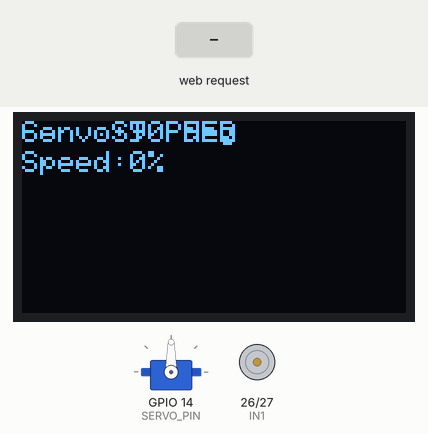
Bench run of a sketch on a simulated ESP32. On the bench: 128×64 one-colour display, servo, motor-driver pin pairs drawn as motors (green arrow = first pin HIGH = forward, orange = second pin HIGH = backward, longer = more drive, scaled by the enable pin). The test bench sets the inputs (shaded band). WiFi joins after 1.5 s; servers stay silent unless stated; what the sketch prints to the serial monitor is not drawn.

Above: at 10.6 s.
10.7 s: HTTP request GET /motorControl?signal=HIGH received
At 11.5 s:
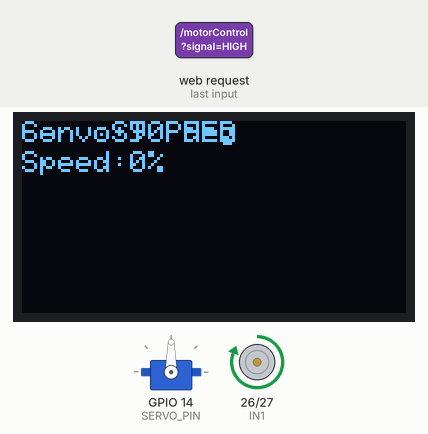
12.2 s: HTTP request GET /setServo?angle=HIGH received
At 15.11 s:
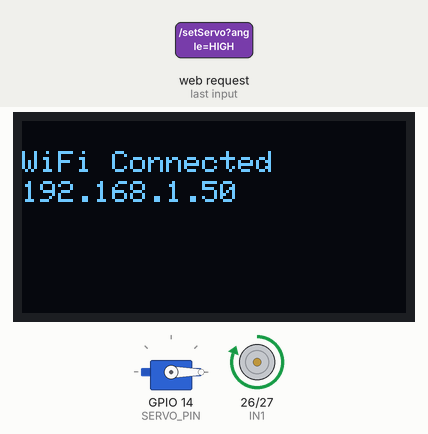
15.2 s: HTTP request GET /motorControl?signal=1 received
At 16.1 s:
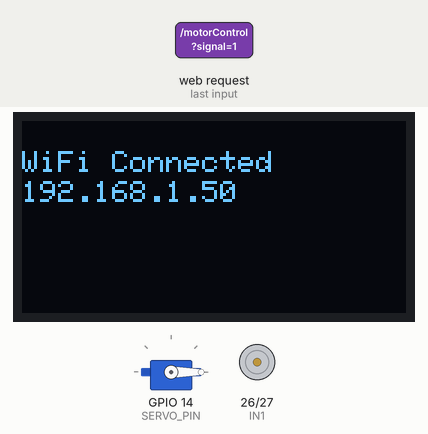
16.7 s: HTTP request GET /setServo?angle=120 received
At 17.3 s:
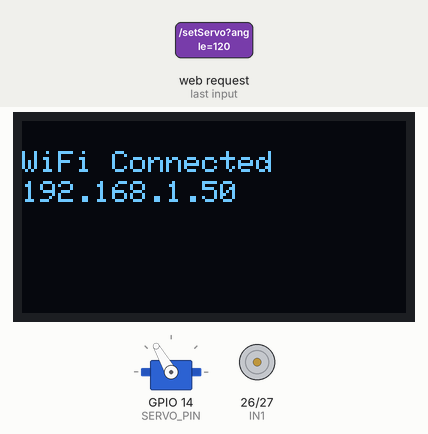
18.2 s: HTTP request GET /motorControl?signal=HIGH received
At 20.4 s:
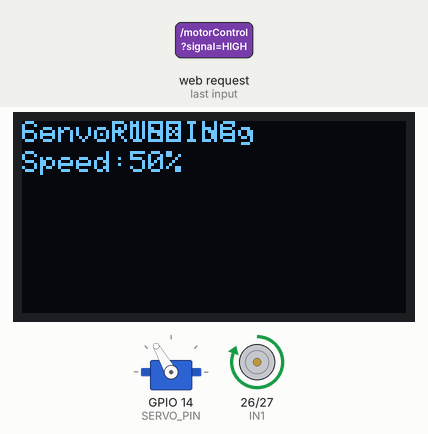
21.2 s: HTTP request GET /motorControl?signal=0 received
At 21.9 s:
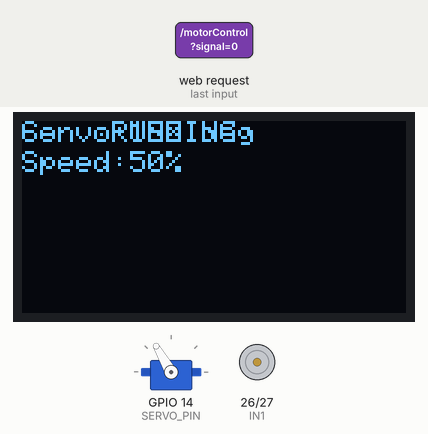
Timing chart, 0 to 23.7 s (numbered marks = the images above; inputs shaded):
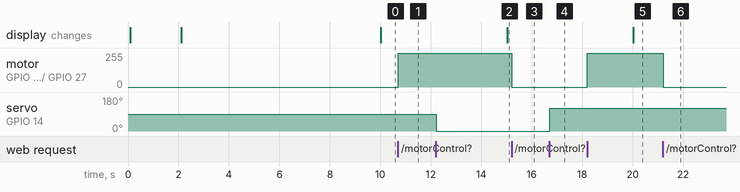

Measured:
- after the input at 10.7 s, motor on GPIO 26 (IN1) / GPIO 27 (IN2): stopped → forward 255/255 at once
- after the input at 12.2 s, servo on GPIO 14 (SERVO_PIN): 90° → 0° at once
- after the input at 15.2 s, motor on GPIO 26 (IN1) / GPIO 27 (IN2): forward 255/255 → stopped at once
- after the input at 16.7 s, servo on GPIO 14 (SERVO_PIN): 0° → 120° at once
- after the input at 18.2 s, motor on GPIO 26 (IN1) / GPIO 27 (IN2): stopped → forward 255/255 at once; the display: changes after 1.8 s (image 5)
- after the input at 21.2 s, motor on GPIO 26 (IN1) / GPIO 27 (IN2): forward 255/255 → stopped at once

The sketch:

bang_chuyen_1.ino
```cpp
#include <WiFi.h>
#include <ESPAsyncWebServer.h>
#include <ESP32Servo.h>
#include <Wire.h>
#include <Adafruit_GFX.h>
#include <Adafruit_SSD1306.h>

// kich thuoc oled
#define SCREEN_WIDTH 128
#define SCREEN_HEIGHT 64

const char* ssid = "DUY";
const char* password = "12345678";

const int IN1 = 26;
const int IN2 = 27;
const int ENA = 25;
const int SERVO_PIN = 14;


Servo myServo;
// khai bao bien oleb
Adafruit_SSD1306 display(SCREEN_WIDTH, SCREEN_HEIGHT, &Wire, -1);

AsyncWebServer server(80);

String motorStatus = "STOPPED";
String conveyorStatus = "STOPPED";
int servoAngle = 90;
int pwmSpeed = 0;

unsigned long lastDisplayToggle = 0;
const long displayInterval = 5000;
bool displayScreen1 = true;

void setup() {
  Serial.begin(115200);
  if(!display.begin(SSD1306_SWITCHCAPVCC, 0x3C)) {
  Serial.println(F("SSD1306 allocation failed"));
  for(;;);
  }
  display.clearDisplay();
  display.display();
  pinMode(IN1, OUTPUT);
  pinMode(IN2, OUTPUT);
  pinMode(ENA, OUTPUT);
  digitalWrite(IN1, LOW);
  digitalWrite(IN2, LOW);

  myServo.attach(SERVO_PIN);
  myServo.write(servoAngle);

  display.setTextSize(1);
  display.setTextColor(WHITE);
  display.setCursor(0, 10);
  display.print("System Starting...");
  display.display();

  WiFi.begin(ssid, password);
  while (WiFi.status() != WL_CONNECTED) {
    delay(1000);
    Serial.println("Connecting to WiFi...");
  }
  Serial.println("WiFi connected");
  Serial.println(WiFi.localIP());

  display.clearDisplay();
  display.setTextSize(1);
  display.setTextColor(WHITE);
  display.setCursor(0, 10);
  display.print("WiFi Connected");
  display.setCursor(0, 20);
  display.print(WiFi.localIP());
  display.display();
  delay(2000);
 // html
  server.on("/", HTTP_GET, [](AsyncWebServerRequest *request){
  String html = R"rawliteral(
<!DOCTYPE html>
<html>
<head>
  <title>ESP32 Control</title>
  <style>
    body { font-family: Arial; text-align: center; }
    .button { padding: 10px 20px; margin: 5px; font-size: 16px; }
    input[type=range] { width: 300px; }
  </style>
</head>
<body>
  <h1>ESP32 Conveyor & Servo</h1>
  <p>Motor status: <span id="motorStatus">)rawliteral" + motorStatus + R"rawliteral(</span></p>
  <button class="button" onclick="controlMotor('HIGH')">Start Motor</button>
  <button class="button" onclick="controlMotor('LOW')">Stop Motor</button>

  <p>Servo angle: <span id="servoAngle">)rawliteral" + String(servoAngle) + R"rawliteral(</span>°</p>
  <input type="range" min="0" max="180" value=")rawliteral" + String(servoAngle) + R"rawliteral(" id="servoSlider" onchange="setServo(this.value)">

  <script>
    function controlMotor(signal){
      fetch('/motorControl?signal=' + signal)
      .then(response => {
        updateStatus();
      });
    }

    function setServo(angle){
      fetch('/setServo?angle=' + angle)
      .then(response => {
        document.getElementById('servoAngle').innerText = angle;
      });
    }

    function updateStatus(){
      // Cập nhật trạng thái motor mỗi giây
      fetch('/status')
      .then(response => response.json())
      .then(data => {
        document.getElementById('motorStatus').innerText = data.motor;
        document.getElementById('servoAngle').innerText = data.servo;
        document.getElementById('servoSlider').value = data.servo;
      });
    }

    setInterval(updateStatus, 1000);
  </script>
</body>
</html>
)rawliteral";
  request->send(200, "text/html", html);
});
//-----------------------------------------------------------------------------------------------------
  server.on("/motorControl", HTTP_GET, [](AsyncWebServerRequest *request){
    if (request->hasParam("signal")) {
      String signal = request->getParam("signal")->value();
      if (signal == "HIGH") {
        digitalWrite(IN1, HIGH);
        digitalWrite(IN2, LOW);
        digitalWrite(ENA, HIGH);
        motorStatus = "RUNNING";
        conveyorStatus = "RUNNING";
        pwmSpeed = 50;
      } else {
        digitalWrite(IN1, LOW);
        digitalWrite(IN2, LOW);
        digitalWrite(ENA, LOW);
        motorStatus = "STOPPED";
        conveyorStatus = "STOPPED";
        pwmSpeed = 0;
      }}
    request->send(200, "text/plain", "OK");
  });
  server.on("/setServo", HTTP_GET, [](AsyncWebServerRequest *request){
    if (request->hasParam("angle")) {
      servoAngle = request->getParam("angle")->value().toInt();
      myServo.write(servoAngle);
    }
    request->send(200, "text/plain", "OK");
  });
  server.begin();
}
void loop() {
  updateOLED();
}

void updateOLED() {
  unsigned long currentMillis = millis();
  if (currentMillis - lastDisplayToggle >= displayInterval) {
    displayScreen1 = !displayScreen1;
    lastDisplayToggle = currentMillis;
    display.clearDisplay();

    if (displayScreen1) {
      display.setCursor(0, 0);
      display.print("Conv:");
      display.print(conveyorStatus);
      display.setCursor(0, 10);
      display.print("Speed:");
      display.print(pwmSpeed);
      display.print("%");
      display.setCursor(0, 0);
      display.print("Servo:");
      display.print(servoAngle);
      display.print(" deg");
    }
    else {
      display.setTextSize(1);
      display.setTextColor(WHITE);
      display.setCursor(0, 10);
      display.print("WiFi Connected");
      display.setCursor(0, 20);
      display.print(WiFi.localIP());
    }
    display.display();
  }
}
```
